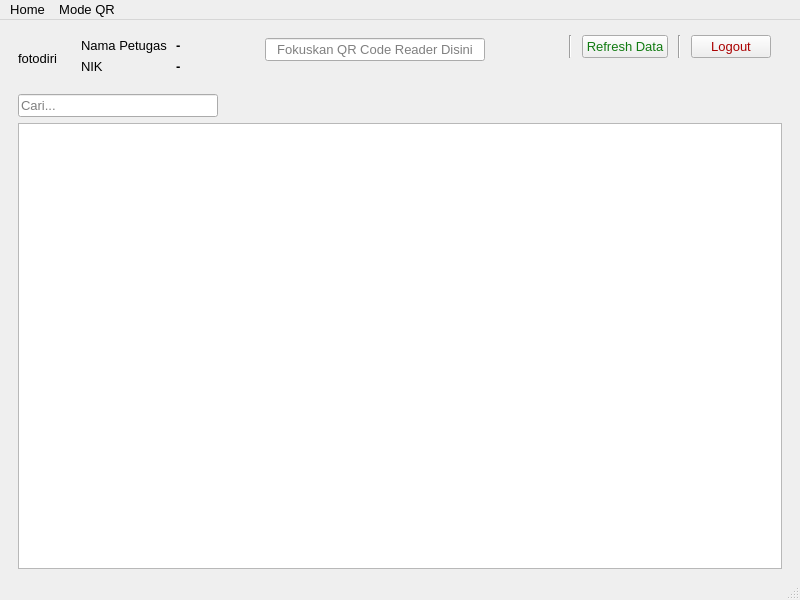
<?xml version="1.0" encoding="UTF-8"?>
<ui version="4.0">
 <class>MainWindow</class>
 <widget class="QMainWindow" name="MainWindow">
  <property name="geometry">
   <rect>
    <x>0</x>
    <y>0</y>
    <width>800</width>
    <height>600</height>
   </rect>
  </property>
  <property name="minimumSize">
   <size>
    <width>800</width>
    <height>600</height>
   </size>
  </property>
  <property name="font">
   <font>
    <pointsize>10</pointsize>
   </font>
  </property>
  <property name="windowTitle">
   <string notr="true">Perizinan Santri</string>
  </property>
  <widget class="QWidget" name="centralwidget">
   <layout class="QGridLayout" name="gridLayout_3">
    <item row="0" column="1">
     <widget class="QWidget" name="widget_2" native="true">
      <layout class="QFormLayout" name="formLayout_3">
       <property name="horizontalSpacing">
        <number>9</number>
       </property>
       <item row="0" column="0">
        <widget class="QLabel" name="label">
         <property name="text">
          <string>Nama Petugas</string>
         </property>
        </widget>
       </item>
       <item row="0" column="1">
        <widget class="QLabel" name="label_credential_nama_lengkap">
         <property name="font">
          <font>
           <weight>75</weight>
           <bold>true</bold>
          </font>
         </property>
         <property name="statusTip">
          <string notr="true"/>
         </property>
         <property name="whatsThis">
          <string notr="true"/>
         </property>
         <property name="accessibleName">
          <string notr="true"/>
         </property>
         <property name="accessibleDescription">
          <string notr="true"/>
         </property>
         <property name="text">
          <string>-</string>
         </property>
        </widget>
       </item>
       <item row="1" column="0">
        <widget class="QLabel" name="label_2">
         <property name="text">
          <string>NIK</string>
         </property>
        </widget>
       </item>
       <item row="1" column="1">
        <widget class="QLabel" name="label_credential_nik">
         <property name="font">
          <font>
           <weight>75</weight>
           <bold>true</bold>
          </font>
         </property>
         <property name="toolTip">
          <string notr="true"/>
         </property>
         <property name="statusTip">
          <string notr="true"/>
         </property>
         <property name="whatsThis">
          <string notr="true"/>
         </property>
         <property name="accessibleName">
          <string notr="true"/>
         </property>
         <property name="accessibleDescription">
          <string notr="true"/>
         </property>
         <property name="text">
          <string>-</string>
         </property>
        </widget>
       </item>
      </layout>
     </widget>
    </item>
    <item row="0" column="2">
     <widget class="QWidget" name="widget_6" native="true">
      <property name="sizePolicy">
       <sizepolicy hsizetype="Expanding" vsizetype="Fixed">
        <horstretch>0</horstretch>
        <verstretch>0</verstretch>
       </sizepolicy>
      </property>
      <property name="contextMenuPolicy">
       <enum>Qt::NoContextMenu</enum>
      </property>
      <property name="toolTip">
       <string notr="true"/>
      </property>
      <property name="statusTip">
       <string notr="true"/>
      </property>
      <property name="accessibleName">
       <string notr="true"/>
      </property>
      <property name="accessibleDescription">
       <string notr="true"/>
      </property>
      <layout class="QFormLayout" name="formLayout">
       <property name="sizeConstraint">
        <enum>QLayout::SetMaximumSize</enum>
       </property>
       <property name="labelAlignment">
        <set>Qt::AlignCenter</set>
       </property>
       <property name="formAlignment">
        <set>Qt::AlignHCenter|Qt::AlignTop</set>
       </property>
       <item row="0" column="0" colspan="2">
        <widget class="QLineEdit" name="input_qr_code">
         <property name="maximumSize">
          <size>
           <width>220</width>
           <height>200</height>
          </size>
         </property>
         <property name="font">
          <font>
           <pointsize>10</pointsize>
          </font>
         </property>
         <property name="acceptDrops">
          <bool>false</bool>
         </property>
         <property name="toolTip">
          <string notr="true"/>
         </property>
         <property name="statusTip">
          <string notr="true"/>
         </property>
         <property name="whatsThis">
          <string notr="true"/>
         </property>
         <property name="accessibleName">
          <string notr="true"/>
         </property>
         <property name="accessibleDescription">
          <string notr="true"/>
         </property>
         <property name="inputMask">
          <string notr="true"/>
         </property>
         <property name="echoMode">
          <enum>QLineEdit::NoEcho</enum>
         </property>
         <property name="alignment">
          <set>Qt::AlignCenter</set>
         </property>
         <property name="placeholderText">
          <string notr="true">Fokuskan QR Code Reader Disini</string>
         </property>
        </widget>
       </item>
      </layout>
     </widget>
    </item>
    <item row="0" column="0">
     <widget class="QWidget" name="widget_3" native="true">
      <property name="sizePolicy">
       <sizepolicy hsizetype="Fixed" vsizetype="Fixed">
        <horstretch>0</horstretch>
        <verstretch>0</verstretch>
       </sizepolicy>
      </property>
      <layout class="QGridLayout" name="gridLayout">
       <item row="0" column="0">
        <widget class="QLabel" name="label_fotodiri">
         <property name="text">
          <string>fotodiri</string>
         </property>
        </widget>
       </item>
      </layout>
     </widget>
    </item>
    <item row="0" column="3">
     <widget class="QWidget" name="widget" native="true">
      <property name="sizePolicy">
       <sizepolicy hsizetype="Fixed" vsizetype="Fixed">
        <horstretch>0</horstretch>
        <verstretch>0</verstretch>
       </sizepolicy>
      </property>
      <property name="toolTip">
       <string notr="true"/>
      </property>
      <property name="statusTip">
       <string notr="true"/>
      </property>
      <property name="whatsThis">
       <string notr="true"/>
      </property>
      <property name="accessibleName">
       <string notr="true"/>
      </property>
      <property name="accessibleDescription">
       <string notr="true"/>
      </property>
      <property name="layoutDirection">
       <enum>Qt::RightToLeft</enum>
      </property>
      <layout class="QGridLayout" name="gridLayout_2">
       <property name="topMargin">
        <number>6</number>
       </property>
       <property name="rightMargin">
        <number>20</number>
       </property>
       <property name="horizontalSpacing">
        <number>10</number>
       </property>
       <item row="0" column="2">
        <widget class="QPushButton" name="buttonRefresh">
         <property name="sizePolicy">
          <sizepolicy hsizetype="Fixed" vsizetype="Fixed">
           <horstretch>0</horstretch>
           <verstretch>0</verstretch>
          </sizepolicy>
         </property>
         <property name="statusTip">
          <string notr="true"/>
         </property>
         <property name="layoutDirection">
          <enum>Qt::LeftToRight</enum>
         </property>
         <property name="styleSheet">
          <string notr="true">color: rgb(17, 123, 17);</string>
         </property>
         <property name="text">
          <string>Refresh Data</string>
         </property>
        </widget>
       </item>
       <item row="0" column="1">
        <widget class="Line" name="line">
         <property name="orientation">
          <enum>Qt::Vertical</enum>
         </property>
        </widget>
       </item>
       <item row="0" column="0">
        <widget class="QPushButton" name="buttonLogout">
         <property name="sizePolicy">
          <sizepolicy hsizetype="Fixed" vsizetype="Fixed">
           <horstretch>0</horstretch>
           <verstretch>0</verstretch>
          </sizepolicy>
         </property>
         <property name="font">
          <font>
           <weight>50</weight>
           <bold>false</bold>
          </font>
         </property>
         <property name="layoutDirection">
          <enum>Qt::LeftToRight</enum>
         </property>
         <property name="styleSheet">
          <string notr="true">color: rgb(170, 0, 0);</string>
         </property>
         <property name="text">
          <string>Logout</string>
         </property>
        </widget>
       </item>
       <item row="1" column="0">
        <widget class="QLabel" name="label_3">
         <property name="text">
          <string/>
         </property>
        </widget>
       </item>
       <item row="0" column="3">
        <widget class="Line" name="line_2">
         <property name="orientation">
          <enum>Qt::Vertical</enum>
         </property>
        </widget>
       </item>
      </layout>
     </widget>
    </item>
    <item row="1" column="0" colspan="4">
     <widget class="QWidget" name="widget_4" native="true">
      <property name="sizePolicy">
       <sizepolicy hsizetype="Expanding" vsizetype="Expanding">
        <horstretch>0</horstretch>
        <verstretch>0</verstretch>
       </sizepolicy>
      </property>
      <layout class="QGridLayout" name="gridLayout_4">
       <property name="topMargin">
        <number>0</number>
       </property>
       <property name="bottomMargin">
        <number>0</number>
       </property>
       <item row="4" column="0">
        <widget class="QTableWidget" name="tablePerizinan">
         <property name="font">
          <font>
           <pointsize>10</pointsize>
          </font>
         </property>
         <property name="statusTip">
          <string notr="true"/>
         </property>
         <property name="whatsThis">
          <string notr="true"/>
         </property>
         <property name="accessibleName">
          <string notr="true"/>
         </property>
         <property name="editTriggers">
          <set>QAbstractItemView::NoEditTriggers</set>
         </property>
         <property name="tabKeyNavigation">
          <bool>false</bool>
         </property>
         <property name="selectionBehavior">
          <enum>QAbstractItemView::SelectRows</enum>
         </property>
         <property name="sortingEnabled">
          <bool>true</bool>
         </property>
         <property name="wordWrap">
          <bool>false</bool>
         </property>
         <attribute name="verticalHeaderVisible">
          <bool>false</bool>
         </attribute>
        </widget>
       </item>
       <item row="0" column="0">
        <widget class="QLineEdit" name="input_cari">
         <property name="sizePolicy">
          <sizepolicy hsizetype="Fixed" vsizetype="Fixed">
           <horstretch>0</horstretch>
           <verstretch>0</verstretch>
          </sizepolicy>
         </property>
         <property name="minimumSize">
          <size>
           <width>150</width>
           <height>0</height>
          </size>
         </property>
         <property name="maximumSize">
          <size>
           <width>200</width>
           <height>200</height>
          </size>
         </property>
         <property name="statusTip">
          <string notr="true"/>
         </property>
         <property name="whatsThis">
          <string notr="true"/>
         </property>
         <property name="accessibleName">
          <string notr="true"/>
         </property>
         <property name="accessibleDescription">
          <string notr="true"/>
         </property>
         <property name="inputMask">
          <string notr="true"/>
         </property>
         <property name="text">
          <string notr="true"/>
         </property>
         <property name="maxLength">
          <number>45</number>
         </property>
         <property name="echoMode">
          <enum>QLineEdit::Normal</enum>
         </property>
         <property name="placeholderText">
          <string notr="true">Cari...</string>
         </property>
         <property name="clearButtonEnabled">
          <bool>true</bool>
         </property>
        </widget>
       </item>
      </layout>
     </widget>
    </item>
   </layout>
  </widget>
  <widget class="QMenuBar" name="menubar">
   <property name="geometry">
    <rect>
     <x>0</x>
     <y>0</y>
     <width>800</width>
     <height>21</height>
    </rect>
   </property>
   <property name="toolTip">
    <string notr="true"/>
   </property>
   <property name="statusTip">
    <string notr="true"/>
   </property>
   <property name="whatsThis">
    <string notr="true"/>
   </property>
   <property name="accessibleName">
    <string notr="true"/>
   </property>
   <property name="accessibleDescription">
    <string notr="true"/>
   </property>
   <widget class="QMenu" name="menuModeQR">
    <property name="toolTip">
     <string notr="true"/>
    </property>
    <property name="statusTip">
     <string notr="true"/>
    </property>
    <property name="whatsThis">
     <string notr="true"/>
    </property>
    <property name="accessibleName">
     <string notr="true"/>
    </property>
    <property name="accessibleDescription">
     <string notr="true"/>
    </property>
    <property name="title">
     <string>Mode QR</string>
    </property>
    <addaction name="menu_ManualConfirm"/>
    <addaction name="menu_AutoConfirm"/>
   </widget>
   <widget class="QMenu" name="menuHome">
    <property name="title">
     <string>Home</string>
    </property>
    <addaction name="menu_ProfileUser"/>
    <addaction name="menu_Keluar"/>
   </widget>
   <addaction name="menuHome"/>
   <addaction name="menuModeQR"/>
  </widget>
  <widget class="QStatusBar" name="statusbar">
   <property name="toolTip">
    <string notr="true"/>
   </property>
   <property name="statusTip">
    <string notr="true"/>
   </property>
   <property name="whatsThis">
    <string notr="true"/>
   </property>
   <property name="accessibleName">
    <string notr="true"/>
   </property>
   <property name="styleSheet">
    <string notr="true">color: rgb(0, 85, 255);</string>
   </property>
  </widget>
  <action name="actionLogout">
   <property name="text">
    <string>Logout and Exit</string>
   </property>
  </action>
  <action name="menu_ManualConfirm">
   <property name="checkable">
    <bool>true</bool>
   </property>
   <property name="checked">
    <bool>true</bool>
   </property>
   <property name="text">
    <string>Konfirmasi Manual</string>
   </property>
   <property name="iconText">
    <string notr="true">Manual Approve</string>
   </property>
   <property name="toolTip">
    <string notr="true">Manual Approve</string>
   </property>
   <property name="statusTip">
    <string notr="true"/>
   </property>
   <property name="whatsThis">
    <string notr="true"/>
   </property>
  </action>
  <action name="menu_AutoConfirm">
   <property name="checkable">
    <bool>true</bool>
   </property>
   <property name="text">
    <string>Konfirmasi Auto</string>
   </property>
   <property name="iconText">
    <string notr="true">Auto Approve</string>
   </property>
   <property name="toolTip">
    <string notr="true">Auto Approve</string>
   </property>
   <property name="statusTip">
    <string notr="true"/>
   </property>
   <property name="whatsThis">
    <string notr="true"/>
   </property>
  </action>
  <action name="menu_ProfileUser">
   <property name="text">
    <string>Profile User</string>
   </property>
  </action>
  <action name="menu_Keluar">
   <property name="text">
    <string>Keluar</string>
   </property>
  </action>
  <action name="menu_IPPublic">
   <property name="checkable">
    <bool>true</bool>
   </property>
   <property name="text">
    <string>IP Public</string>
   </property>
  </action>
  <action name="menu_IPLocal">
   <property name="checkable">
    <bool>true</bool>
   </property>
   <property name="text">
    <string>IP Local</string>
   </property>
  </action>
 </widget>
 <tabstops>
  <tabstop>buttonRefresh</tabstop>
  <tabstop>buttonLogout</tabstop>
  <tabstop>input_cari</tabstop>
  <tabstop>tablePerizinan</tabstop>
 </tabstops>
 <resources/>
 <connections/>
</ui>
